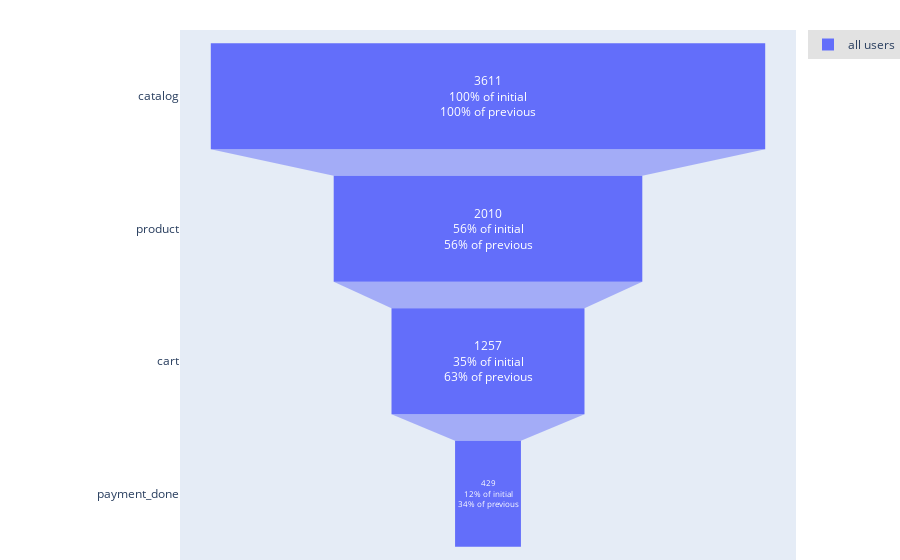

The code cell stored with this chart in its notebook:
### Markdown cell above
And let's take a look at the most strict funnel `funnel_type=closed` and `sequence=True`
Here the conversion to the `cart` even lower than in `funnel_type=closed` and `sequence=False`. That's mean that some users who visit `catalog` go strait to the cart and it can be basicly another type of users (for example who was on this web-site before and left some products in the cart earlier or there is another way to reach `cart` stage)

### Code cell
source.funnel(stages = ['catalog', ['product1', 'product2'], 'cart', 'payment_done'],
              stage_names = ['catalog', 'product', 'cart', 'payment_done'],
              funnel_type='closed',
              sequence=True
              )

### Figure 1 — Plotly figure (JSON) as saved in the notebook; plotly's stock layout.template omitted (floating-point values rounded to 4 significant figures)
{"data": [{"name": "all users", "textinfo": "value+percent initial+percent previous", "type": "funnel", "x": [3611, 2010, 1257, 429], "y": ["catalog", "product", "cart", "payment_done"]}], "layout": {"funnelmode": "stack", "hovermode": "closest", "legend": {"bgcolor": "#E2E2E2", "font": {"size": 12}, "orientation": "v", "xanchor": "left"}, "margin": {"b": 0, "l": 180, "pad": 0, "r": 0, "t": 30}, "showlegend": true}}
